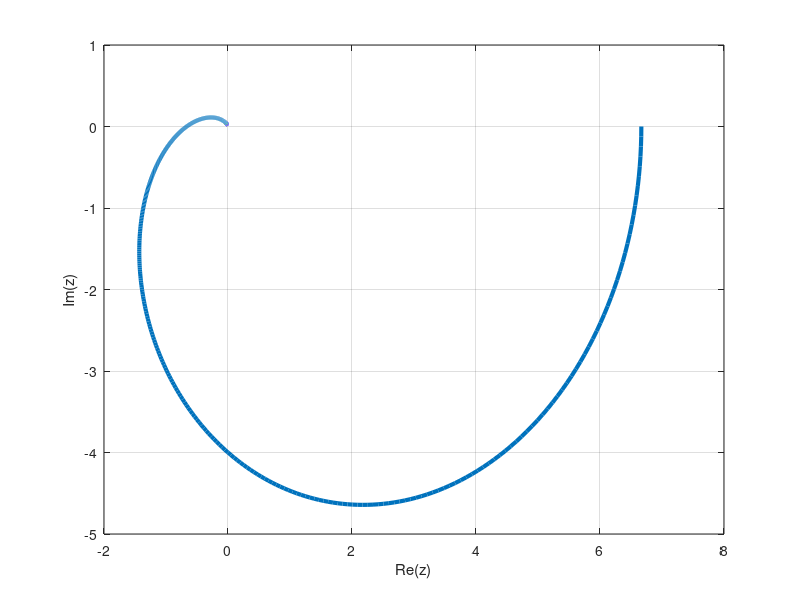

The MATLAB script that drew this image: (Note: this script raises an error after producing the figure.)
clear all;
clc;
omega = linspace(0, 1000, 100000);

Kc = 10;
z= 4*Kc./(i*omega+1)./(i*omega+2)./(i*omega+3);

figure()
plot(z,'LineWidth',3)
grid on
xlabel("Re(z)")
ylabel("Im(z)")
% polarplot(z,"-")

sys = tf([4], [1 6 11 6]);
figure()
rlocus(sys,[0:0.001:20]);